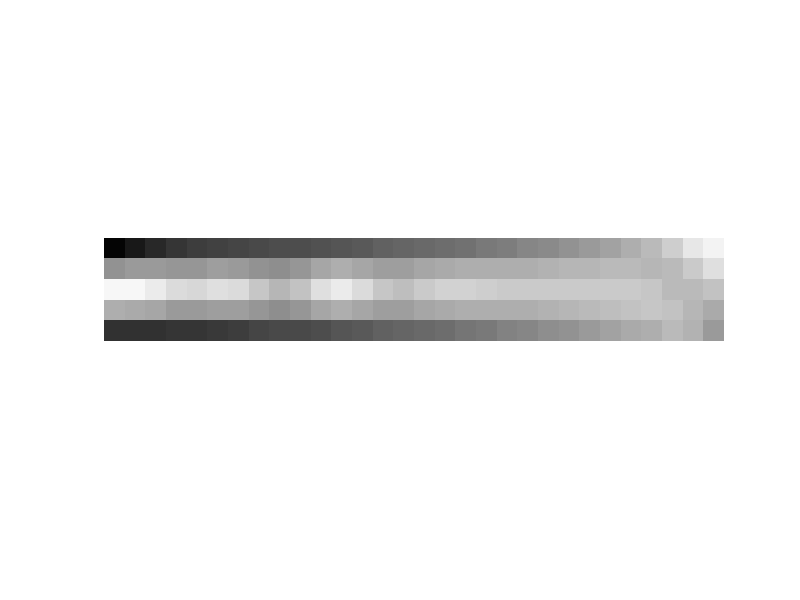

Reproduce this figure in MATLAB.
%%%% AN 88 LINE TOPOLOGY OPTIMIZATION CODE Nov, 2010 %%%%
% function top88(nelx,nely,volfrac,penal,rmin,ft)
nelx = 30;
nely = 5;
volfrac = 0.4;
penal = 3.0;
rmin = 2;
ft = 1;

%% MATERIAL PROPERTIES
E0 = 1;
Emin = 1e-9;
nu = 0.3;
%% PREPARE FINITE ELEMENT ANALYSIS
A11 = [12  3 -6 -3;  3 12  3  0; -6  3 12 -3; -3  0 -3 12];
A12 = [-6 -3  0  3; -3 -6 -3 -6;  0 -3 -6  3;  3 -6  3 -6];
B11 = [-4  3 -2  9;  3 -4 -9  4; -2 -9 -4 -3;  9  4 -3 -4];
B12 = [ 2 -3  4 -9; -3  2  9 -2;  4  9  2  3; -9 -2  3  2];
KE = 1/(1-nu^2)/24*([A11 A12;A12' A11]+nu*[B11 B12;B12' B11]);
nodenrs = reshape(1:(1+nelx)*(1+nely),1+nely,1+nelx);
edofVec = reshape(2*nodenrs(1:end-1,1:end-1)+1,nelx*nely,1);
edofMat = repmat(edofVec,1,8)+repmat([0 1 2*nely+[2 3 0 1] -2 -1],nelx*nely,1);
iK = reshape(kron(edofMat,ones(8,1))',64*nelx*nely,1);
jK = reshape(kron(edofMat,ones(1,8))',64*nelx*nely,1);
% DEFINE LOADS AND SUPPORTS (HALF MBB-BEAM)
F = sparse(2,1,-1,2*(nely+1)*(nelx+1),1);
% F = sparse(zeros(2*(nely+1)*(nelx+1),1));
% F(2:2*(nely+1):end) = -1;
% slope = 30;
% dy = slope/320;
% id = - round(dy*(0:320))*2;
% id = id + 2*(nely+1)*(1:321);
% F(id,1) = -1;

U = zeros(2*(nely+1)*(nelx+1),1);
fixeddofs = union([1:2:2*(nely+1)],[2*(nelx+1)*(nely+1)]);
% fixeddofs = [2*nely+1,2*(nely+1),2*nelx*(nely+1)+nely*2+1,2*(nelx+1)*(nely+1)];
% fixeddofs = [2*nely+1,2*(nely+1),2*nelx*(nely+1)+nely*2+1-slope*2,2*(nelx+1)*(nely+1)-slope*2];
alldofs = [1:2*(nely+1)*(nelx+1)];
freedofs = setdiff(alldofs,fixeddofs);
%% PREPARE FILTER
iH = ones(nelx*nely*(2*(ceil(rmin)-1)+1)^2,1);
jH = ones(size(iH));
sH = zeros(size(iH));
k = 0;
for i1 = 1:nelx
  for j1 = 1:nely
    e1 = (i1-1)*nely+j1;
    for i2 = max(i1-(ceil(rmin)-1),1):min(i1+(ceil(rmin)-1),nelx)
      for j2 = max(j1-(ceil(rmin)-1),1):min(j1+(ceil(rmin)-1),nely)
        e2 = (i2-1)*nely+j2;
        k = k+1;
        iH(k) = e1;
        jH(k) = e2;
        sH(k) = max(0,rmin-sqrt((i1-i2)^2+(j1-j2)^2));
      end
    end
  end
end
H = sparse(iH,jH,sH);
Hs = sum(H,2);
%% INITIALIZE ITERATION
x = repmat(volfrac,nely,nelx);
xPhys = x;
loop = 0;
change = 1;
%% START ITERATION
while change > 0.01
  loop = loop + 1;
  %% FE-ANALYSIS
  sK = reshape(KE(:)*(Emin+xPhys(:)'.^penal*(E0-Emin)),64*nelx*nely,1);
  K = sparse(iK,jK,sK); K = (K+K')/2;
  U(freedofs) = K(freedofs,freedofs)\F(freedofs);
  %% OBJECTIVE FUNCTION AND SENSITIVITY ANALYSIS
  ce = reshape(sum((U(edofMat)*KE).*U(edofMat),2),nely,nelx);
  c = sum(sum((Emin+xPhys.^penal*(E0-Emin)).*ce));
  dc = -penal*(E0-Emin)*xPhys.^(penal-1).*ce;
  dv = ones(nely,nelx);
  %% FILTERING/MODIFICATION OF SENSITIVITIES
  if ft == 1
    dc(:) = H*(x(:).*dc(:))./Hs./max(1e-3,x(:));
  elseif ft == 2
    dc(:) = H*(dc(:)./Hs);
    dv(:) = H*(dv(:)./Hs);
  end
  %% OPTIMALITY CRITERIA UPDATE OF DESIGN VARIABLES AND PHYSICAL DENSITIES
  l1 = 0; l2 = 1e9; move = 0.2;
  while (l2-l1)/(l1+l2) > 1e-3
    lmid = 0.5*(l2+l1);
    xnew = max(0,max(x-move,min(1,min(x+move,x.*sqrt(-dc./dv/lmid)))));
    if ft == 1
      xPhys = xnew;
    elseif ft == 2
      xPhys(:) = (H*xnew(:))./Hs;
    end
    if sum(xPhys(:)) > volfrac*nelx*nely, l1 = lmid; else l2 = lmid; end
  end
  change = max(abs(xnew(:)-x(:)));
  x = xnew;
  %% PRINT RESULTS
  fprintf(' It.:%5i Obj.:%11.4f Vol.:%7.3f ch.:%7.3f\n',loop,c, ...
    mean(xPhys(:)),change);
  %% PLOT DENSITIES
  colormap(gray); imagesc(1-xPhys); caxis([0 1]); axis equal; axis off; drawnow;
end
%
%%%%%%%%%%%%%%%%%%%%%%%%%%%%%%%%%%%%%%%%%%%%%%%%%%%%%%%%%%%%%%%%%%%%%%%%%%%%
% This Matlab code was written by E. Andreassen, A. Clausen, M. Schevenels,%
% B. S. Lazarov and O. Sigmund,  Department of Solid  Mechanics,           %
%  Technical University of Denmark,                                        %
%  DK-2800 Lyngby, Denmark.                                                %
% Please sent your comments to: sigmund@fam.dtu.dk                         %
%                                                                          %
% The code is intended for educational purposes and theoretical details    %
% are discussed in the paper                                               %
% "Efficient topology optimization in MATLAB using 88 lines of code,       %
% E. Andreassen, A. Clausen, M. Schevenels,                                %
% B. S. Lazarov and O. Sigmund, Struct Multidisc Optim, 2010               %
% This version is based on earlier 99-line code                            %
% by Ole Sigmund (2001), Structural and Multidisciplinary Optimization,    %
% Vol 21, pp. 120--127.                                                    %
%                                                                          %
% The code as well as a postscript version of the paper can be             %
% downloaded from the web-site: http://www.topopt.dtu.dk                   %
%                                                                          %
% Disclaimer:                                                              %
% The authors reserves all rights but do not guaranty that the code is     %
% free from errors. Furthermore, we shall not be liable in any event       %
% caused by the use of the program.                                        %
%%%%%%%%%%%%%%%%%%%%%%%%%%%%%%%%%%%%%%%%%%%%%%%%%%%%%%%%%%%%%%%%%%%%%%%%%%%%
